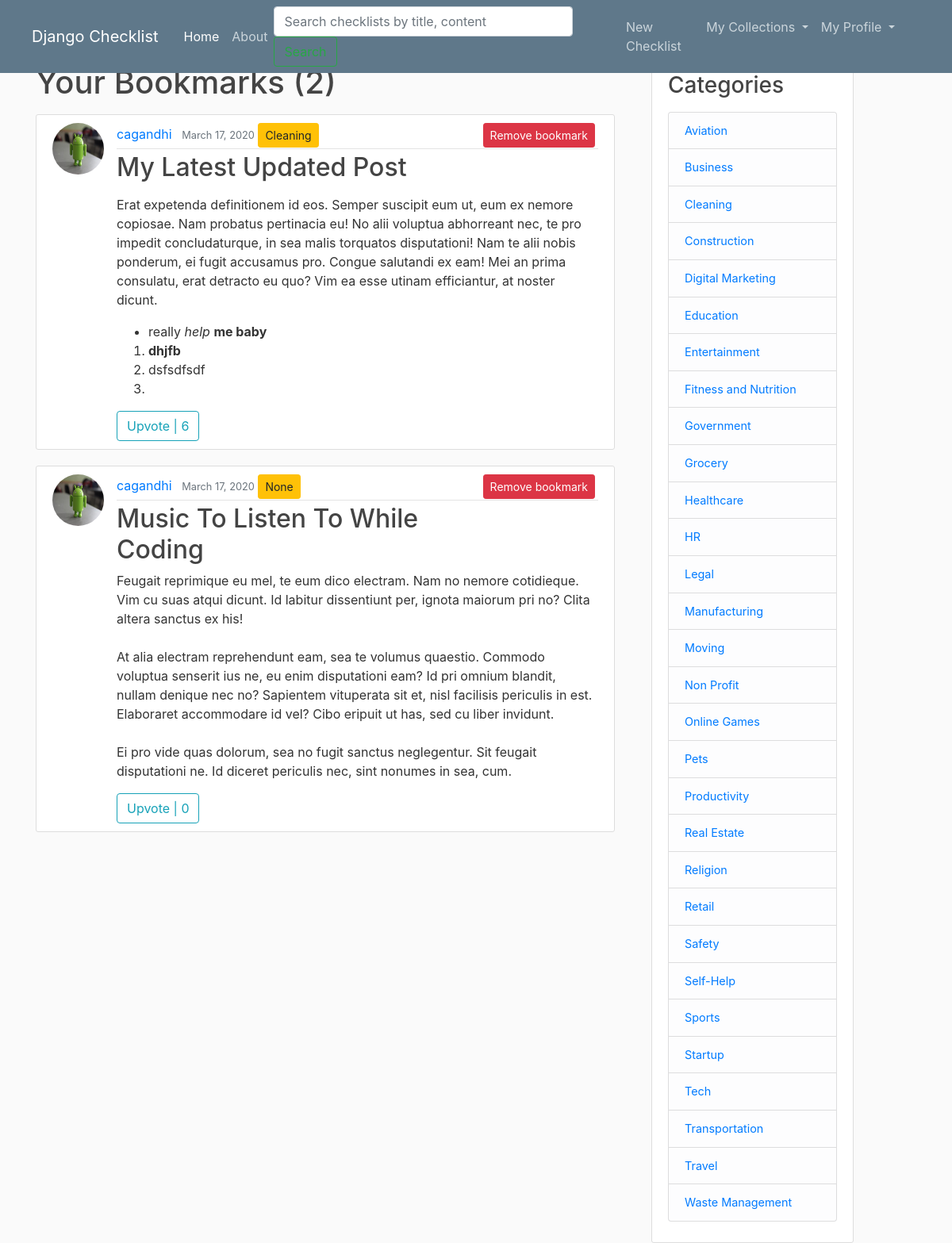
/bookmarks/ (signed in), run on an earlier commit of the app's database.
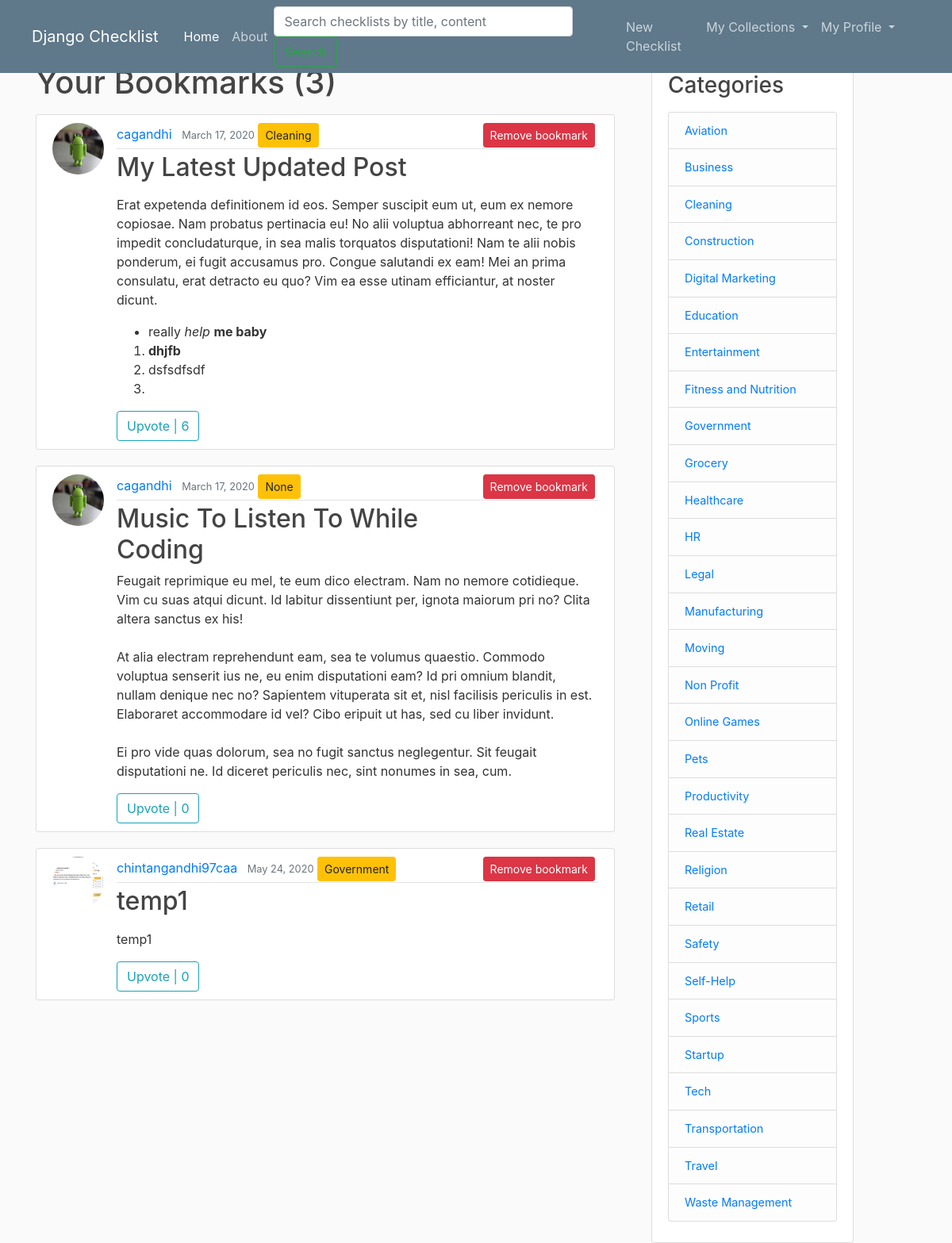
And on a later commit of the database.
### checklist/models.py (models this page shows, shortened)
class Bookmark(models.Model):
	user = models.ForeignKey(User, on_delete=models.CASCADE)
	checklist = models.ForeignKey(Checklist, on_delete=models.CASCADE)

class Checklist(models.Model):
	title = models.CharField(max_length=100)
	content = RichTextField()
	date_posted = models.DateTimeField(default=timezone.now)
	author = models.ForeignKey(User, on_delete = models.CASCADE)
	visibility = models.IntegerField(default=0)
	category = models.ForeignKey('Category', null=True, on_delete = models.SET_NULL)

class Category(models.Model):
	name = models.CharField(max_length=30)
	def __str__(self):
		return self.name

### users/models.py (models this page shows, shortened)
class Profile(models.Model):
	user = models.OneToOneField(User, on_delete = models.CASCADE)
	image = models.ImageField(default='default.jpg', upload_to='profile_pics')

### checklist/views.py (the view)
# urls.py: path('bookmarks/', BookmarkChecklistListView.as_view(), name='bookmarks'),
class BookmarkChecklistListView(ListView):
	model = Bookmark
	template_name = 'checklist/bookmark_checklists.html'
	paginate_by = 5
	def get_context_data(self, **kwargs):
		context = super(BookmarkChecklistListView, self).get_context_data(**kwargs)
		upvotes_cnt_list = []
		bookmarks_var = Bookmark.objects.filter(user=self.request.user)
		for bookmark in bookmarks_var:
			upvotes_cnt_list.append(Upvote.objects.filter(checklist=bookmark.checklist).count())
		checklist_upvotes = zip(bookmarks_var, upvotes_cnt_list)
		paginator = Paginator(list(checklist_upvotes), self.paginate_by)
		page = self.request.GET.get('page')
		try:
			page_checklist_upvotes = paginator.page(page)
		except PageNotAnInteger:
			page_checklist_upvotes = paginator.page(1)
		except EmptyPage:
			page_checklist_upvotes = paginator.page(paginator.num_pages)
		context['checklist_upvotes'] = page_checklist_upvotes
		context['title'] = 'bookmarks'
		context['is_paginated'] = page_checklist_upvotes.has_other_pages
		return context

### checklist/context_processors.py (called while the page is built)
def add_variable_to_context(request):
	return {
		'category_list': Category.objects.all()
	}

### checklist/templates/checklist/bookmark_checklists.html (shortened to what this page needs)
{% extends "checklist/base.html" %}
{% block content %}
	<h1 class="mb-3">Your Bookmarks ({{ checklist_upvotes.paginator.count }})</h1>
	{% for bookmark, uvote in checklist_upvotes %}
		<article class="media content-section">
			<img class="rounded-circle article-img" src="{{ bookmark.checklist.author.profile.image.url }}">
			<div class="media-body">
				<div class="article-metadata">
					<a class="mr-2" href="{% url 'user-checklists' bookmark.checklist.author.username %}">{{ bookmark.checklist.author }}</a>
					<small class="text-muted">{{ bookmark.checklist.date_posted|date:'F d, Y' }}</small>
					<a class="btn btn-sm btn-warning" href="{% url 'category' bookmark.checklist.category %}" >{{ bookmark.checklist.category }}</a>
					<a style="float: right;" class="btn btn-danger btn-sm mb-3 mr-1" href="{% url 'checklist-bookmark' bookmark.checklist.id %}">Remove bookmark</a>
				</div>
				<h2><a class="article-title" href="{% url 'checklist-detail' bookmark.checklist.id %}">{{ bookmark.checklist.title }}</a></h2>
				<p class="article-content">{{ bookmark.checklist.content|safe }}</p>
				{% if user.is_authenticated and bookmark.checklist.author.username != user.username %}
					<a class="btn btn-outline-info" href="{% url 'checklist-upvote' bookmark.checklist.id %}">Upvote | {{ uvote }}</a>
				{% else %}
					<a class="btn btn-outline-info disabled">{{ uvote }} Upvotes</a>
				{% endif %}
			</div>
		</article>
	{% endfor %}
{% endblock content  %}

### checklist/templates/checklist/base.html (shortened to what this page needs)
{% load static %}
<!DOCTYPE html>
<html>
<head>
    <link rel="stylesheet" href="https://stackpath.bootstrapcdn.com/bootstrap/4.4.1/css/bootstrap.min.css">
    <link rel="stylesheet" type="text/css" href="{% static 'Checklist/main.css' %}">
</head>
<body>
	<header class="site-header">
        <nav class="navbar navbar-expand-md navbar-dark bg-steel fixed-top">
            <div class="navbar-brand mr-4 ml-4">Django Checklist</div>
            <div class="collapse navbar-collapse" id="navbarToggle">
                <ul class="navbar-nav mr-auto">
                  <li class="nav-item active"> <a class="nav-item nav-link" href="{% url 'checklist-home' %}">Home</a> </li>
                  <li class="nav-item"> <a class="nav-item nav-link" href="{% url 'checklist-about' %}">About</a> </li>
                </ul>
                <form class="form-inline mt-2 mt-md-0" action="{% url 'search' %}" method="get" placeholder="Search" aria-label="Search">
                    <input type="text" size="30" maxlength="30" placeholder="Search checklists by title, content" name="q" value="" class="form-control mr-sm-2" id="q">
                    <input type="submit" value="Search" class="btn btn-outline-success my-2 my-sm-0">
                </form>
                <ul class="navbar-nav mr-5">
                    {% if user.is_authenticated %}
                        <li><a class="nav-item nav-link" href="{% url 'checklist-create' %}">New Checklist</a></li>
                        <li class="nav-item dropdown">
                            <a class="nav-link dropdown-toggle" href="#" id="navbarDropdown" role="button" data-toggle="dropdown" aria-haspopup="true" aria-expanded="false"> My Collections </a>
                        </li>
                        <li class="nav-item dropdown">
                            <a class="nav-link dropdown-toggle" href="#" id="navbarDropdown" role="button" data-toggle="dropdown" aria-haspopup="true" aria-expanded="false"> My Profile </a>
                        </li>
                    {% else %}
                        <a class="nav-item nav-link" href="{% url 'login' %}">Login</a>
                        <a class="nav-item nav-link" href="{% url 'register' %}">Register</a>
                    {% endif %}
                </ul>
            </div>
    </nav>
    </header>
	<main role="main" class="container">
      <div class="row">
        <div class="col-md-8">
          {% block content %}{% endblock %}
        </div>
        <div class="col-md-3 ml-3">
          <div class="content-section" style="font-size: 0.9em">
            <h3>Categories</h3>
            <p class='text-muted'>
              <ul class="list-group">
                {% for category in category_list %}
                    <li class="list-group-item list-group-item-light">
                        <a href="{% url 'category' category %}">{{ category }}</a>
                    </li>
                {% endfor %}
              </ul>
            </p>
          </div>
        </div>
      </div>
    </main>
</body>
</html>

What changed in the data, as far as the page shows it:
added Bookmark: checklist.author.profile.image (picture), checklist.author "chintangandhi97caa", checklist.date_posted "May 24, 2020", checklist.category "Government", checklist "temp1", checklist.content "temp1", uvote "0"
Also different on the page:
{{ checklist_upvotes.paginator.count }}: "2" → "3"
